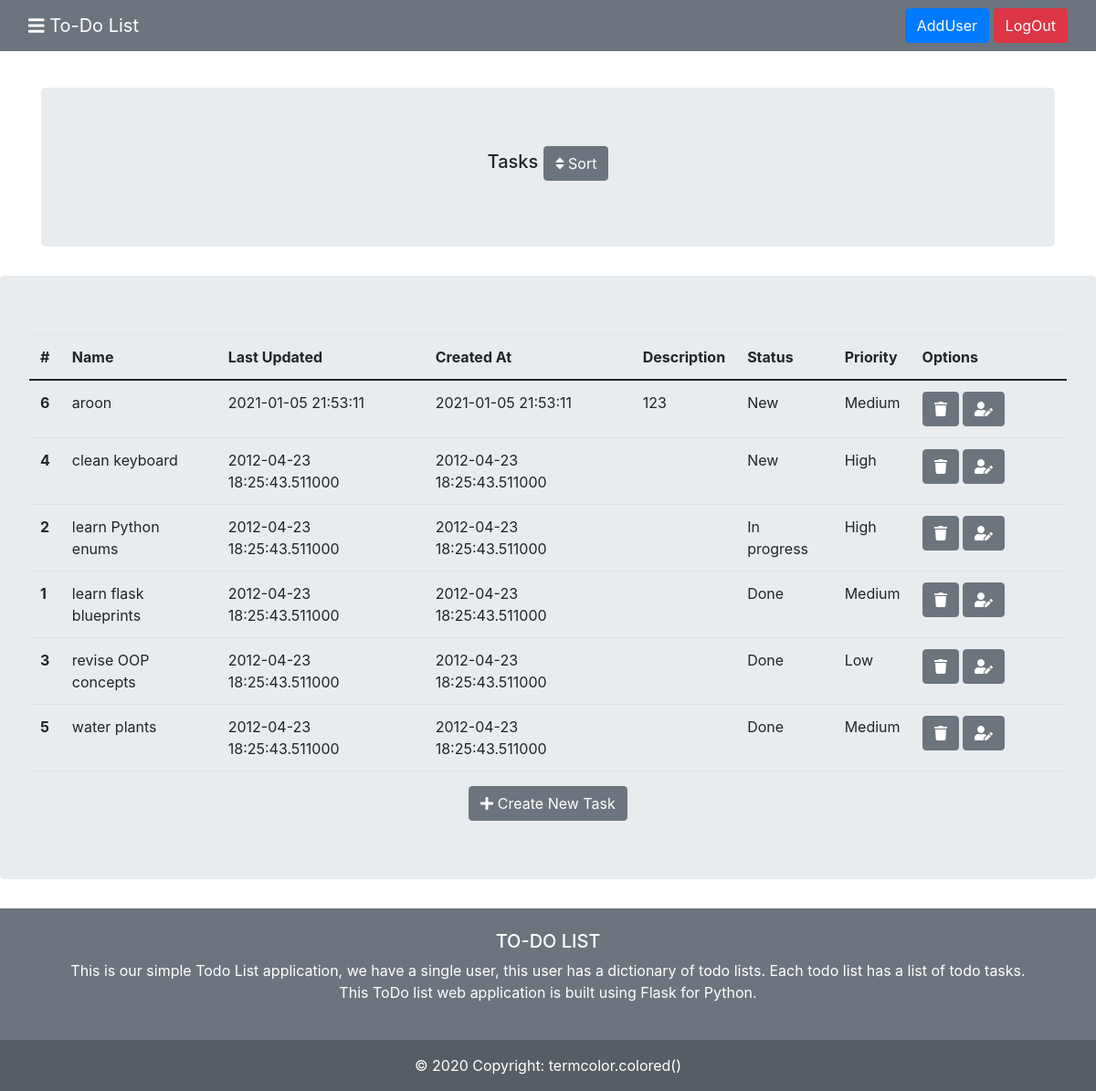
/sorttask/1, run on the app's committed database.
### tables this page shows
CREATE TABLE "tasks" (
	"id"	INTEGER,
	"name"	TEXT NOT NULL UNIQUE,
	"last_updated"	TIMESTAMP NOT NULL DEFAULT CURRENT_TIMESTAMP,
	"created_at"	TIMESTAMP NOT NULL DEFAULT CURRENT_TIMESTAMP,
	"status"	TEXT,
	"priority"	TEXT,
    "description" TEXT,
	"taskslist_id"	INTEGER NOT NULL,
	FOREIGN KEY("taskslist_id") REFERENCES "taskslist"("id"),
	PRIMARY KEY("id" AUTOINCREMENT)
);

### to_do_tasks/blueprints/tasks.py (the view)
@tasks_bp.route("/sorttask/<int:list_index>")
def sort(list_index):
    db = get_db()
    tasks = db.execute('SELECT id, name, last_updated, created_at,status,priority,description'
        ' FROM tasks'
        ' ORDER BY name ASC'
    ).fetchall()
    return render_template("tasks/tasks.html", tasks = tasks, list_index = list_index)

### to_do_tasks/db.py (called while the page is built)
def get_db():
    if 'db' not in g:
        g.db = sqlite3.connect(
            current_app.config['DATABASE'],
            detect_types=sqlite3.PARSE_DECLTYPES
        )
        g.db.row_factory = sqlite3.Row
    return g.db

### to_do_tasks/templates/tasks/tasks.html (shortened to what this page needs)
{% extends 'base.html' %}
{% block content %}
<div class="container">
    <br>
    <center>
        <div class="jumbotron mt-3">
            <div>
                <h5>Tasks <a href="/sorttask/{{list_index}}" class="btn btn-secondary" type="submit" role="button"><i
                            class="fas fa-sort"></i>
                        Sort </a></h5>
            </div>
    </center>
</div>
<div class="jumbotron mt-3">
    <table class="table">
        <thead>
            <tr>
                <th scope="col">#</th>
                <th scope="col">Name</th>
                <th scope="col">Last Updated</th>
                <th scope="col">Created At</th>
                <th scope="col">Description</th>
                <th scope="col">Status</th>
                <th scope="col">Priority</th>
                <th scope="col" style="width: 15%;">Options</th>
            </tr>
        </thead>
        <tbody>
            {% for task in tasks %}
            <tr>
                <th scope="row">{{task['id']}}</th>
                <td>{{task['name']}}</td>
                <td>{{task['last_updated']}}</td>
                <td>{{task['created_at']}}</td>
                <td>{{task['description']}}</td>
                <td>{{task['status']}}</td>
                <td>{{task['priority']}}</td>
                <td> <a href="/deletetask/{{task['id']}}" class="btn btn-secondary" title="Delete" type="submit"
                        role="button"><i class="fas fa-trash"></i></a>
                    <a href="/edittask/{{task['id']}}" class="btn btn-secondary" title="Edit" type="submit"
                        role="button"><i class="fas fa-user-edit"></i></a>
                </td>
            </tr>
            {% endfor %}
        </tbody>
    </table>
    <center>
        <a href="/createtask/{{list_index}}" class="btn btn-secondary" type="submit" role="button"><i
                class="fas fa-plus"></i>
            Create New
            Task</a>
    </center>
</div>
{% endblock %}

### data on the page
tasks: id "6", name "aroon", last_updated "2021-01-05 21:53:11", created_at "2021-01-05 21:53:11", description "123", status "New", priority "Medium"
tasks: id "4", name "clean keyboard", last_updated "2012-04-23 18:25:43.511000", created_at "2012-04-23 18:25:43.511000", status "New", priority "High"
tasks: id "2", name "learn Python enums", last_updated "2012-04-23 18:25:43.511000", created_at "2012-04-23 18:25:43.511000", status "In progress", priority "High"
tasks: id "1", name "learn flask blueprints", last_updated "2012-04-23 18:25:43.511000", created_at "2012-04-23 18:25:43.511000", status "Done", priority "Medium"
tasks: id "3", name "revise OOP concepts", last_updated "2012-04-23 18:25:43.511000", created_at "2012-04-23 18:25:43.511000", status "Done", priority "Low"
tasks: id "5", name "water plants", last_updated "2012-04-23 18:25:43.511000", created_at "2012-04-23 18:25:43.511000", status "Done", priority "Medium"
